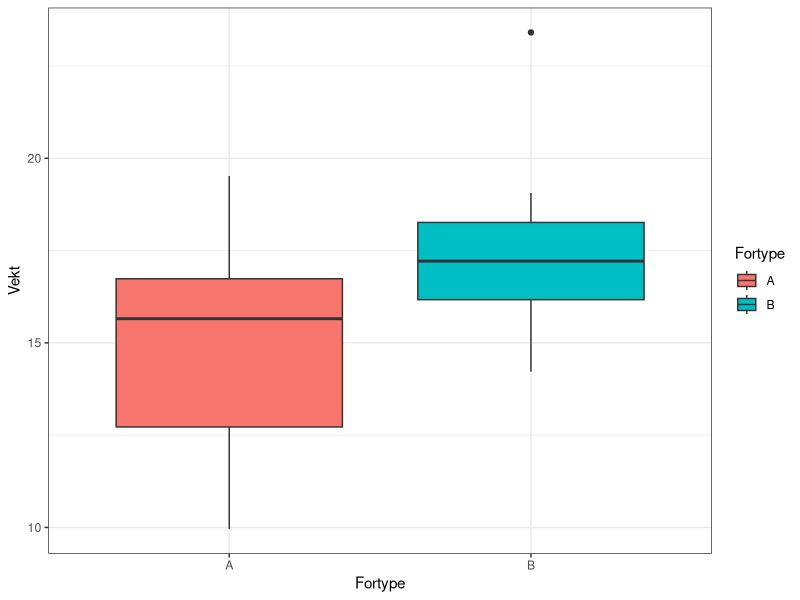
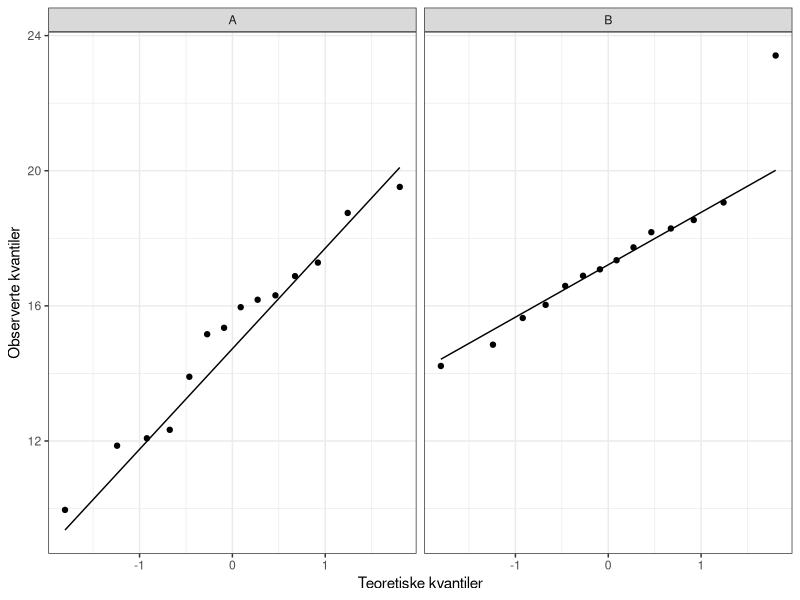

The R script that drew these images, in order:
library(tidyverse)
set.seed(1110)

d <- read.table("data/kveite_for.txt", sep = "", header = TRUE) %>%
  as_tibble() %>%
  mutate(Fortype = as.factor(Fortype))

# a)
plot_a <- d %>%
  ggplot(aes(x = Fortype, y = Vekt, fill = Fortype)) +
  geom_boxplot() +
  theme_bw()

ggsave("plots/oppg1_a.pdf", plot_a, width = 7, height = 4)

# b)
plot_b <- d %>%
  ggplot(aes(sample = Vekt)) +
  stat_qq() +
  stat_qq_line() +
  facet_wrap(~ Fortype) +
  theme_bw() +
  labs(x = "Teoretiske kvantiler", y = "Observerte kvantiler")

ggsave("plots/oppg1_b.pdf", plot_b, width = 7, height = 4)

# c)
A <- d$Vekt[d$Fortype == "A"]
B <- d$Vekt[d$Fortype == "B"]

# d)
sp2 <- ((var(A) * (length(A) - 1) + var(B) * (length(B) - 1)) /
          (length(A) + length(B) - 2))

t_obs <- (mean(B) - mean(A)) /
  sqrt(sp2 * (1/length(A) + 1/length(B)))

df <- length(A) + length(B) - 2
p_manual <- 1 - pt(t_obs, df)

c(t_verdi = t_obs,
  frihetsgrader = df,
  p_ensidig = p_manual)

t.test(B, A, var.equal = TRUE, alternative = "greater")

# e)
t.test(B, A, var.equal = FALSE, alternative = "greater")
var.test(B, A)

# f)
f <- d %>% mutate(x = ifelse(Fortype == "B", 1, 0))
fit <- lm(Vekt ~ x, data = f)
summary(fit)
